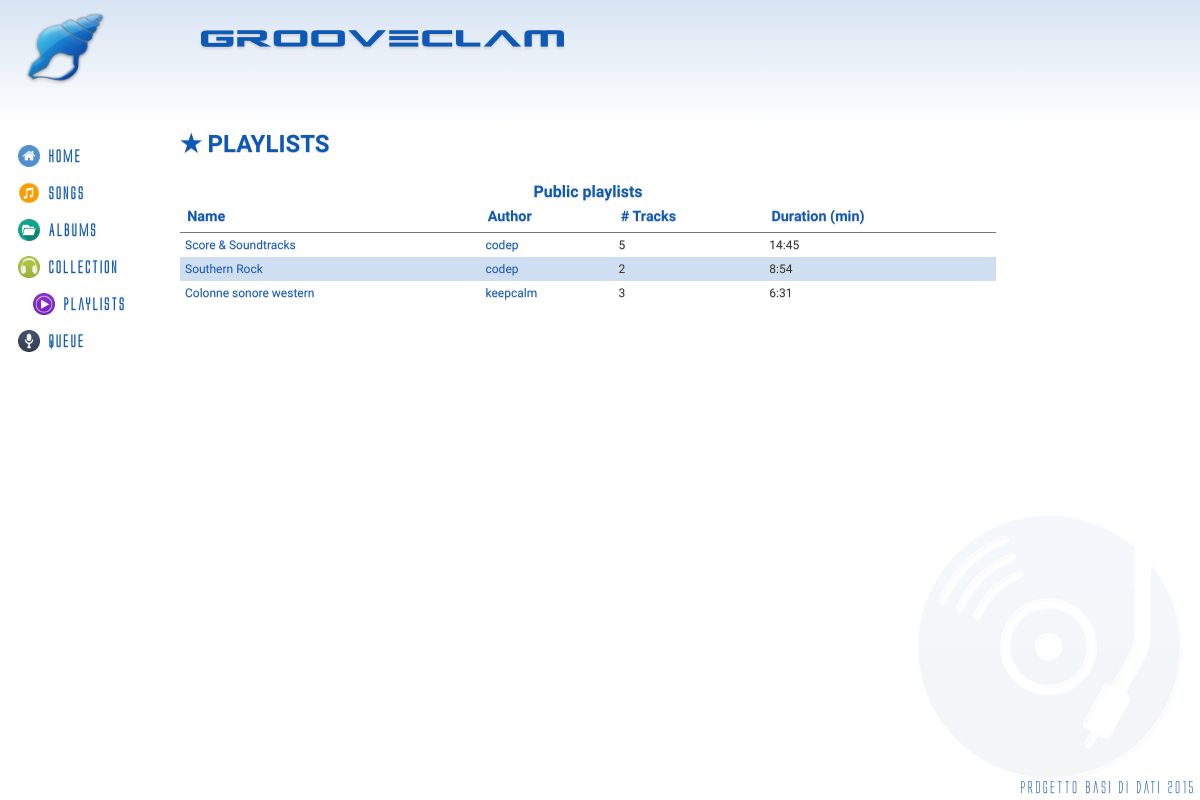
Screenshot of /?controller=playlist&action=index with the database file from the repository.
### tables this page shows
CREATE TABLE IF NOT EXISTS `Playlist` (
	`IdPlaylist` INT(11) NOT NULL AUTO_INCREMENT,
	`IdUtente` INT(11) NOT NULL,
	`Nome` VARCHAR(40) NOT NULL,
    `Tipo` ENUM('Pubblica', 'Privata') DEFAULT 'Pubblica',
	PRIMARY KEY(`IdPlaylist`),
	FOREIGN KEY(`IdUtente`) REFERENCES Utenti(`IdUtente`) ON DELETE CASCADE ON UPDATE CASCADE
);

### controllers/playlist_controller.php (called while the page is built, shortened)
<?php
class PlaylistController {
	public function index() {
		$playlists = Playlist::all();
		require_once('views/playlist/index.php');
	}
}
?>

### index.php (called while the page is built, shortened)
<?php
require_once('views/layout.php');
?>

### models/playlist.php (called while the page is built, shortened)
<?php
class Playlist {
	private $id;
	private $name;
	private $owner;
	public function __construct($id, $name, $owner, $songs, $domain) {
		$this->id = $id;
		$this->name = $name;
		$this->owner = $owner;
	}
	public function id() {
		return $this->id;
	}
	public function name() {
		return $this->name;
	}
	public function owner() {
		return $this->owner;
	}
	public function stats($id) {
		$dur = 0;
		$id = intval($id);
		$db = Db::getInstance();
		$req = $db->prepare('SELECT b.Durata FROM Brani b INNER JOIN BraniPlaylist bp ON(b.IdBrano = bp.IdBrano) WHERE bp.IdPlaylist = :id');
		$req->execute(array('id' => $id));
		$res = $req->fetchAll();
		foreach ($res as $duration) {
            $dur += $duration['Durata'];
		}
		$dur = floor($dur / 60).":".($dur % 60);
		return array('count' => count($res), 'duration' => $dur);
	}
	public static function all() {
		$list = array();
		$db = Db::getInstance();
		$req = $db->query('SELECT p.*, l.Username FROM Playlist p INNER JOIN Login l ON(p.IdUtente = l.IdUtente) WHERE p.Tipo = \'Pubblica\'');
		foreach($req->fetchAll() as $playlist) {
			$list[] = new Playlist($playlist['IdPlaylist'], $playlist['Nome'], array('IdUtente' => $playlist['IdUtente'], 'Username' => $playlist['Username']), array(), 0);
		}
		return $list;
	}
}
?>

### views/playlist/index.php (the view, shortened to what this page needs)
<h2>&#9733; PLAYLISTS</h2>
<table class="table">
    <caption>Public playlists</caption>
    <thead>
	    <tr>
		    <th>Name</th>
		    <th>Author</th>
		    <th># Tracks</th>
		    <th>Duration (min)</th>
	    </tr>
    </thead>
    <tbody>
        <?php foreach($playlists as $playlist) { ?>
	        <tr>
		        <td><a href='?controller=playlist&action=show&id=<?php echo $playlist->id(); ?>'><?php echo $playlist->name(); ?></a></td>
		        <td><a href='?controller=user&action=show&id=<?php $owner = $playlist->owner(); echo $owner['IdUtente']; ?>'><?php echo $owner['Username']; ?></a></td>
		        <td><?php $stats = $playlist->stats($playlist->id()); echo $stats['count']; ?></td>
		        <td><?php echo $stats['duration']; ?></td>
	        </tr>
        <?php } ?>
    </tbody>
</table>

### css/style.css (style rules this page uses)
* { margin: 0; }
html, body { font-family: Grumpy; height: 100%; }
body { background: #ffffff url('../img/cd_music_w.png') no-repeat bottom right; background-size: 25%; color: #333; text-shadow: 0px 1px 1px #d4d4d4; }
a { text-decoration: none; color: rgb(15, 89, 182); }
h1, h2, h3, h4, h5 { color: rgb(15, 89, 182); }
.table { width:80%; border-collapse: collapse; margin: 1.5em 0em; }
.table th { border-bottom: 1px solid #777; text-align: left; padding: .5em; font-size: .9em; color: rgb(15, 89, 182); }
.table td { padding: 5px; font-size: .75em; }
.table tr:nth-child(2n+2) { background-color: rgba(15, 89, 182, .2); }
caption { color: rgb(15, 89, 182); font-weight: 700; }

### rows the page displays
playlist: Nome "Score & Soundtracks", Username "codep", count "5", duration "14:45"
playlist: Nome "Southern Rock", Username "codep", count "2", duration "8:54"
playlist: Nome "Colonne sonore western", login.Username "keepcalm", count "3", duration "6:31"
